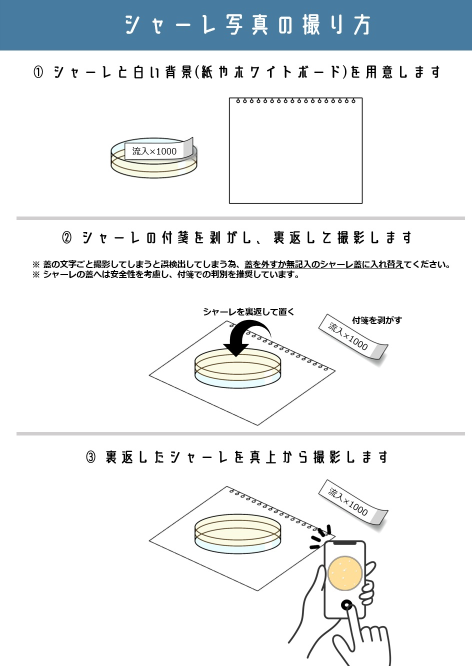
#> input picture img/main.jpg, 944 x 1332 px (shown at 1/2 size)
$ python -i counter.py   (imports and definitions only)
#> lines starting #> are read from the running program, lines starting #| are printed output that depends on the picture
#> further down, picture is the input picture: PIL image 944x1332 RGB; mean R, G, B 232.7, 236.4, 238.5
from __future__ import annotations

import os
from dataclasses import dataclass, field

import cv2
import numpy as np
import onnxruntime as ort
from PIL import Image, ImageOps

HERE = os.path.dirname(os.path.abspath(__file__))
SIDE = 1800
IMGSZ = 1280
MODEL_PATH = os.path.join(HERE, "models", f"01_XMG_s_{IMGSZ}.onnx")
CONF = 0.40
CONF_MIN = 0.05
IOU = 0.45
MAX_DET = 1000
INSIDE = 1.06


@dataclass
class Dish:
    cx: float
    cy: float
    r: float


@dataclass
class Result:
    size: tuple[int, int]
    dish: Dish | None
    crop: tuple[int, int, int]
    dish_in_crop: Dish | None
    boxes: list[list[float]] = field(default_factory=list)
    outside: list[list[float]] = field(default_factory=list)
    square: Image.Image | None = None

    def count(self, conf: float = CONF) -> int:
        return sum(1 for b in self.boxes if b[4] >= conf)


def load_photo(path: str) -> Image.Image:
    return ImageOps.exif_transpose(Image.open(path)).convert("RGB")


def detect_dish(im: Image.Image) -> Dish | None:
    w, h = im.size
#> w = 944; h = 1332
    k = 800 / max(w, h)
#> k = 0.601
    size = (round(w * k), round(h * k))
#> size = (567, 800)
    small = cv2.resize(np.asarray(im), size, interpolation=cv2.INTER_AREA) if k < 1 else np.asarray(im.resize(size))
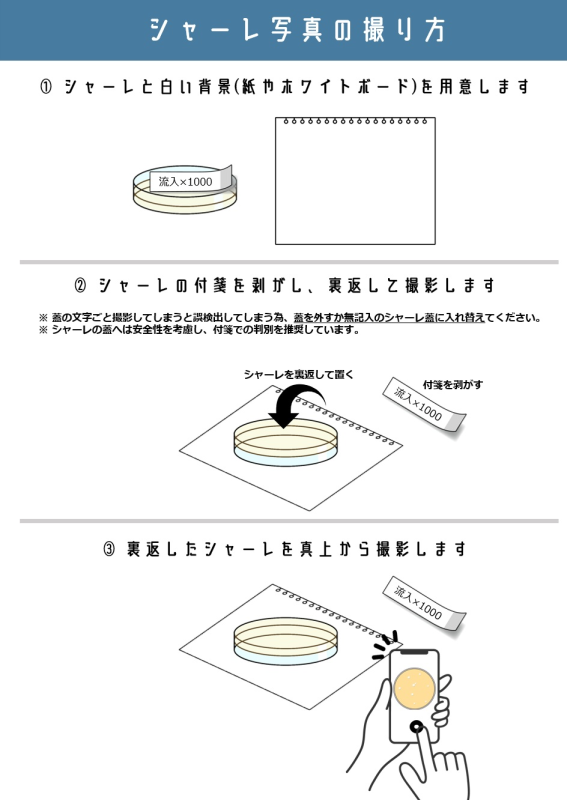
#> small: shape (800, 567, 3); mean R, G, B 232.7, 236.4, 238.5
    g = cv2.cvtColor(small, cv2.COLOR_RGB2GRAY)
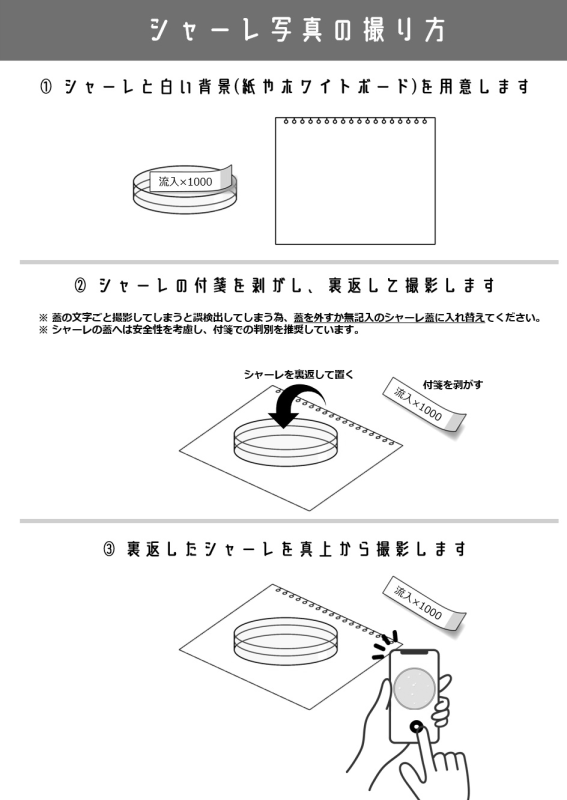
#> g: shape (800, 567); min 0, max 255, mean 235.6
    g = cv2.medianBlur(g, 5)
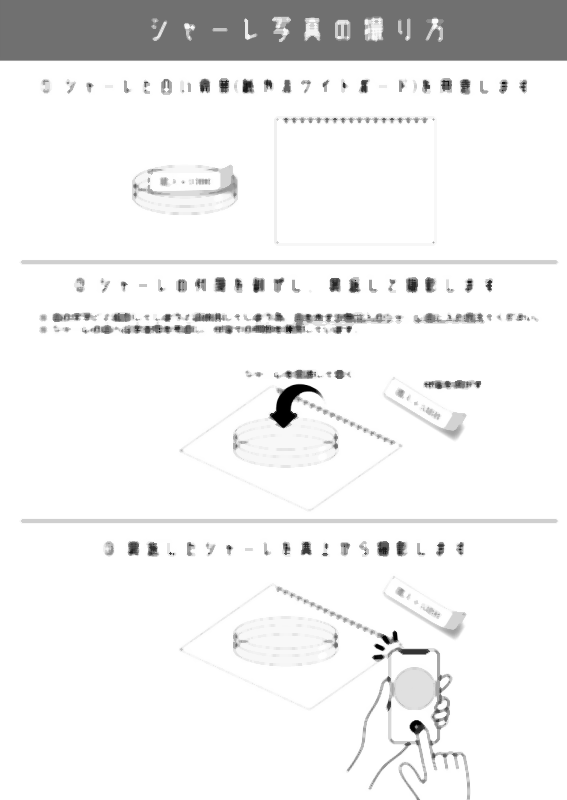
#> g: shape (800, 567); min 0, max 255, mean 238.9
    short = min(g.shape)
#> short = 567
    cs = cv2.HoughCircles(g, cv2.HOUGH_GRADIENT, dp=1.5, minDist=short, param1=80, param2=40,
                          minRadius=int(short * 0.12), maxRadius=int(short * 0.52))
#> cs = [[291.8, 176.2, 156.2], [285.8, 753.8, 149]]
    if cs is None:
        return None
    x, y, r = (float(v) / k for v in cs[0][0])
#> x = 485.8; y = 293.5; r = 260.1
    return Dish(x, y, r)


# [8 lines left out: function square_around, not called in this run]


class ColonyDetector:
    # [57 lines left out: functions __init__, __call__, _nms, count_photo, not called in this run]

>>> from PIL import Image
>>> picture = Image.open('../../img/main.jpg')
>>> result = detect_dish(picture)

$ run again, on img/sub.jpg
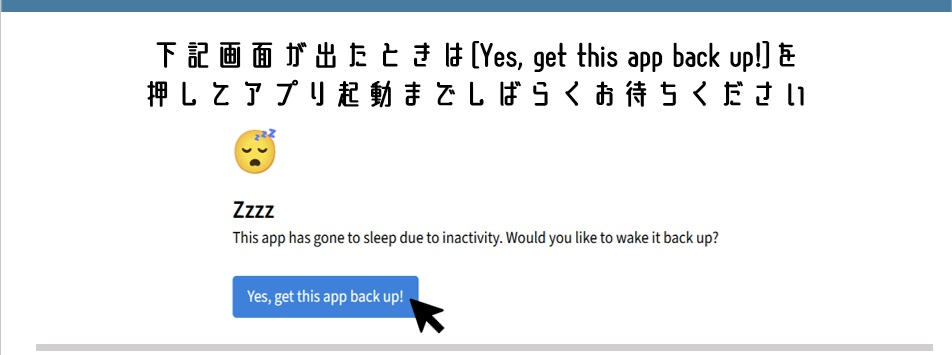
#> input picture img/sub.jpg, 952 x 355 px
#> picture is the input picture: PIL image 952x355 RGB; mean R, G, B 235.7, 238.7, 241.2
#> in detect_dish, `small = cv2.resize(np.asarray(im), size, interpolation=cv2.INTER_AREA)..`:
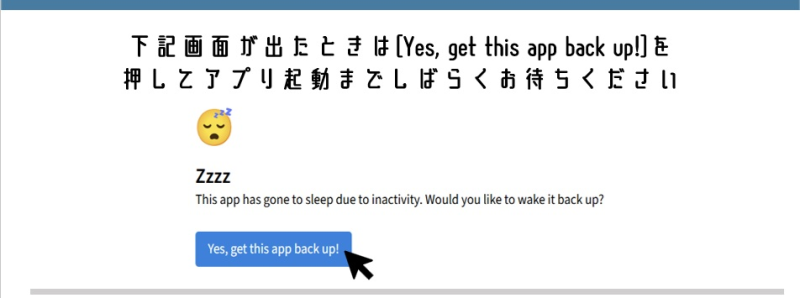
#> small: shape (298, 800, 3); mean R, G, B 235.7, 238.7, 241.2
#> in detect_dish, `g = cv2.medianBlur(g, 5)`:
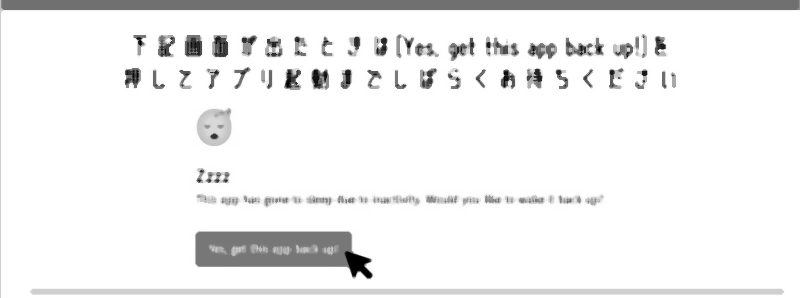
#> g: shape (298, 800); min 0, max 255, mean 239.9
#> cs = [[335.2, 162.8, 126.6], [621.8, 48.75, 39.95]]
#> x = 398.9; y = 193.7; r = 150.7
